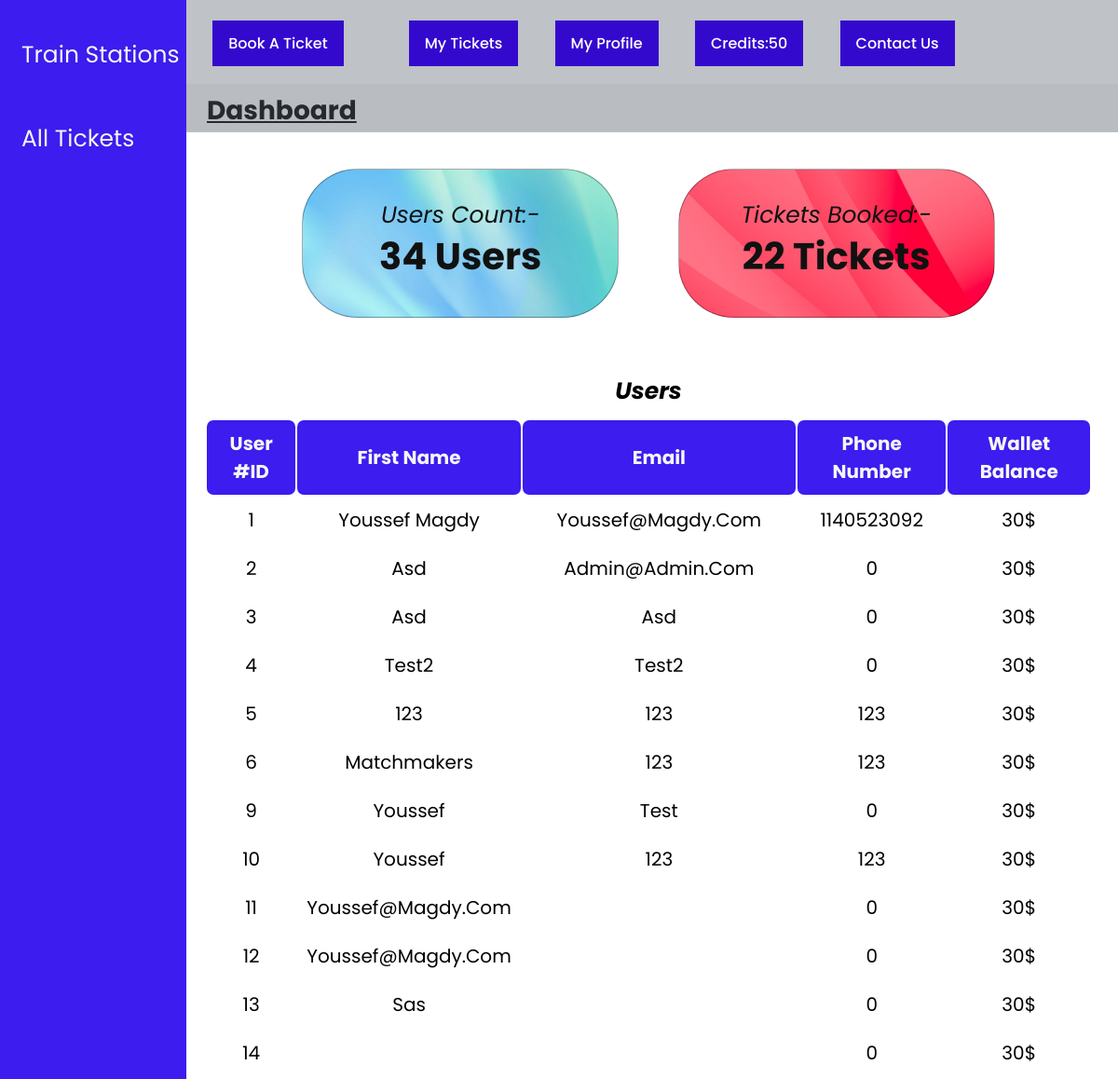
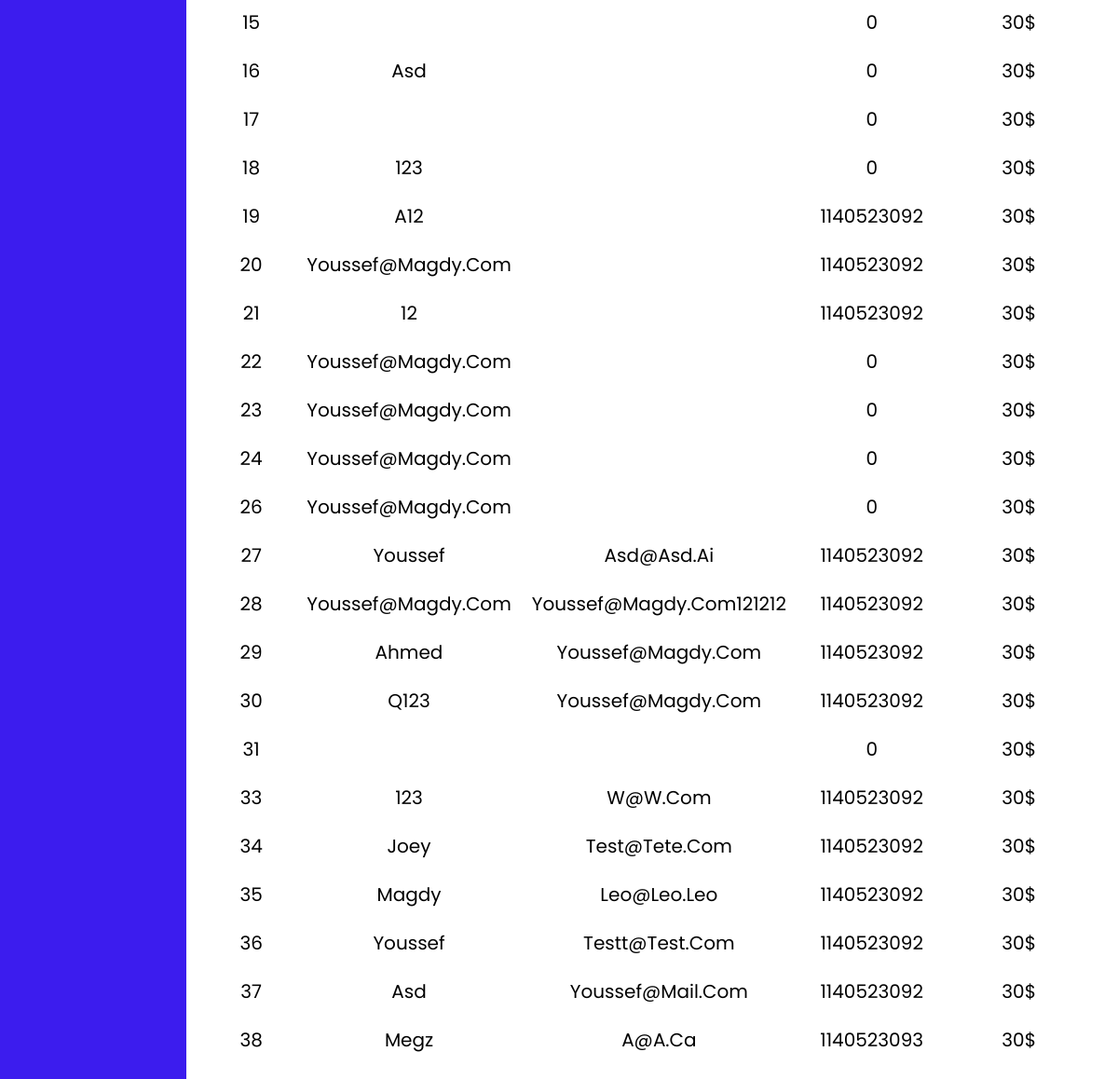
The page /admin-panel.php (signed in) on the database its author committed (2 pictures, top to bottom).
### tables this page shows
CREATE TABLE `users` (
  `id` int(10) NOT NULL,
  `user_name` varchar(200) NOT NULL,
  `user_email` varchar(200) NOT NULL,
  `user_password` varchar(200) NOT NULL,
  `user_phone` int(12) NOT NULL,
  `user_type` varchar(10) NOT NULL,
  `profile_picture` varchar(255) NOT NULL DEFAULT 'default-pp.jpg',
  `hasTicket` int(1) NOT NULL,
  `user_balance` int(255) NOT NULL
);

### admin-panel.php (the view, shortened to what this page needs)
<!DOCTYPE html>
<html lang="en">
<?php
  require_once './database/dbConnection.php';
?>
<head>
  <link rel="stylesheet" href="CSS/admin-panel.css">
</head>
<?php
    include 'navbar.php';?>
<body>
  <div class="sidenav">
    <a href="train-stations.php">Train Stations</a>
    <a href="all-tickets.php">All Tickets</a>
  </div>
  <div class="body2">
    <div class="title">
      <p> <b>Dashboard</b></p>
    </div>
    <div class="three-squares">
      <div class="square1">
        <div class="text1">
          <p>Users Count:-</p>
          <h4 name="numberOfUsers" class="heading4"><span><?php $sql = "SELECT COUNT(*) AS total from users";
$result = $conn->query($sql);
$data =  $result->fetch_assoc();
echo $data['total'];?></span> Users</h4>
        </div>
      </div>
      <div class="square3">
        <div class="text3">
          <p>Tickets Booked:-</p>
          <h4 name="totalNumberOfTicketBooked" class="heading4"><span><?php $sql = "SELECT COUNT(*) AS total from tickets";
$result = $conn->query($sql);
$data =  $result->fetch_assoc();
echo $data['total'];?></span> Tickets</h4>
        </div>
      </div>
    </div>
    <div class="users-table">
      <table>
        <caption><b>Users</b></caption>
        <thead>
          <tr>
            <th>User #ID</th>
            <th>First Name</th>
            <th>Email</th>
            <th>Phone Number</th>
            <th>Wallet balance</th>
          </tr>
        </thead>
        <?php
$sql='SELECT * FROM users';
$result=mysqli_query($conn,$sql);
while($row=mysqli_fetch_assoc($result))
{
?>
  <tbody>
  <tr>
    <td><span name="ID"><?php echo $row['id'] ?></span></td>
    <td><?php echo $row['user_name'] ?></td>
    <td><?php echo $row['user_email'] ?></td>
    <td><?php echo $row['user_phone'] ?></td>
    <td><span name="User-balance">30</span>&dollar;</td>
  </tr>
</tbody>
<?php
}
?>
      </table>
    </div>
  </div>
</body>
</html>

### navbar.php (shortened to what this page needs)
<?php
require_once './database/dbConnection.php';
?>
<html>
<head>
  <link rel="stylesheet" href="css/navbar.css" />
  <link rel="stylesheet" href="css/index.css" />
</head>
  <nav>
    <ul id="menu">
      <?php
      if (isset($_SESSION['user_id'])):
        $id=$_SESSION['user_id'];
        $sql="SELECT user_balance FROM users where id ='$id'";
        $result=mysqli_query($conn,$sql);
        $row=mysqli_fetch_array($result)
    ?>
      <li> <a href="index.php">Home</li></a>
      <li><a href="book-a-ticket.php">Book A Ticket</a><li>
        <li> <a href="train-ticket.php">My Tickets</li></a>
        <li> <a href="profile.php">My Profile</li></a>
        <li><a href="index.php">Credits:<?php echo $row[0] ?></li></a>
        <li><a href="cu.php">Contact us</a></li>
      <li> <a href="logout.php">Logout</li></a>
      <?php endif;?>
    </ul>
  </nav>
</html>

### css/admin-panel.css (style rules this page uses)
body { font-family: 'Poppins', sans-serif; }
.sidenav { height: 100%; width: 200px; position: fixed; z-index: 1; top: 0; left: 0px; background-color: rgb(60, 28, 238); overflow-x: hidden; padding-top: 34px; }
.sidenav a { padding: 6px 6px 6px 23px; text-decoration: none; margin-bottom: 40px; font-size: 25px; color: whitesmoke; display: block; }
.body2 { margin-left: 192px; }
.title { margin-top: 90px; font-size: 28px; text-decoration: underline; text-underline-offset: 2px; background-color: whitesmoke; padding: 8px 30px 1px; }
.three-squares { font-size: 25px; font-style: italic; color: #111; text-align: center; }
.square1, .square2, .square3 { display: inline-block; height: 160px; width: 340px; margin: 40px 28px; border: 1px rgba(0, 0, 0, 0.345) solid; border-radius: 60px; }
.square1 { background-image: url(../images/d1b416e60c46e7f6269f425c2bb8f683.jpg); background-repeat: no-repeat; background-size: cover; }
.square3 { background-image: url(../images/the-background-292729__480\ copy.jpg); background-repeat: no-repeat; background-size: cover; }
.text1, .text2, .text3 { padding: 30px 30px; }
.heading4 { font-style: normal; margin-top: -5px; text-align: center; font-size: 40px; }
.users-table { text-align: center; margin: 20px 28px; font-size: 20px; }
table { width: 100%; }
th { color: whitesmoke; background-color: rgb(60, 28, 238); border: 0px #111 solid; border-radius: 7px; }
th, td { padding: 10px; }
caption { font-size: 25px; font-style: italic; margin-bottom: 10px; }

### css/navbar.css (style rules this page uses)
* { font-family: 'Poppins', sans-serif; margin: 0; padding: 0; outline: none; border: none; text-decoration: none; text-transform: capitalize; transition: .2s linear; }
nav { display: flex; justify-content: space-between; align-items: center; padding: 22px 6%; position: absolute; top: 0; left: 0; width: 100%; z-index: 1; background-color: rgba(95, 103, 113, 0.4); }
nav ul li:last-child { padding: 0; }
nav ul li a { display: block; }
nav ul li { display: inline-block; margin-left: 35px; color: white; text-transform: uppercase; font-weight: 500; transition: 0.3s; cursor: pointer; }
nav ul li a { color: white; text-decoration: none; background-color: var(--main-text-color); padding: 12px 17px; transition: 0.3s; }

### css/index.css (style rules this page uses)
:root { --main-text-color: #3409ce; }
* { font-family: "Poppins", sans-serif; margin: 0; padding: 0; box-sizing: border-box; list-style: none; }

### rows shown on the page
users: user_balance "50", id "1", user_name "Youssef Magdy", user_email "Youssef@magdy.com", user_phone "1140523092"
users: id "2", user_name "Asd", user_email "Admin@admin.com", user_phone "0"
users: id "3", user_name "Asd", user_email "Asd", user_phone "0"
users: id "4", user_name "Test2", user_email "Test2", user_phone "0"
users: id "5", user_name "123", user_email "123", user_phone "123"
users: id "6", user_name "Matchmakers", user_email "123", user_phone "123"
users: id "9", user_name "Youssef", user_email "Test", user_phone "0"
users: id "10", user_name "Youssef", user_email "123", user_phone "123"
users: id "11", user_name "Youssef@magdy.com", user_phone "0"
users: id "12", user_name "Youssef@magdy.com", user_phone "0"
users: id "13", user_name "Sas", user_phone "0"
users: id "14", user_phone "0"
users: id "15", user_phone "0"
users: id "16", user_name "Asd", user_phone "0"
users: id "17", user_phone "0"
users: id "18", user_name "123", user_phone "0"
users: id "19", user_name "A12", user_phone "1140523092"
users: id "20", user_name "Youssef@magdy.com", user_phone "1140523092"
users: id "21", user_name "12", user_phone "1140523092"
users: id "22", user_name "Youssef@magdy.com", user_phone "0"
users: id "23", user_name "Youssef@magdy.com", user_phone "0"
users: id "24", user_name "Youssef@magdy.com", user_phone "0"
users: id "26", user_name "Youssef@magdy.com", user_phone "0"
users: id "27", user_name "Youssef", user_email "Asd@asd.ai", user_phone "1140523092"
users: id "28", user_name "Youssef@magdy.com", user_email "Youssef@magdy.com121212", user_phone "1140523092"
users: id "29", user_name "Ahmed", user_email "Youssef@magdy.com", user_phone "1140523092"
users: id "30", user_name "Q123", user_email "Youssef@magdy.com", user_phone "1140523092"
users: id "31", user_phone "0"
users: id "33", user_name "123", user_email "W@w.com", user_phone "1140523092"
users: id "34", user_name "Joey", user_email "Test@tete.com", user_phone "1140523092"
users: id "35", user_name "Magdy", user_email "Leo@leo.leo", user_phone "1140523092"
users: id "36", user_name "Youssef", user_email "Testt@test.com", user_phone "1140523092"
users: id "37", user_name "Asd", user_email "Youssef@mail.com", user_phone "1140523092"
users: id "38", user_name "Megz", user_email "A@a.ca", user_phone "1140523093"

### other values the page prints
$data['total'] "34"
$data['total'] "22"
